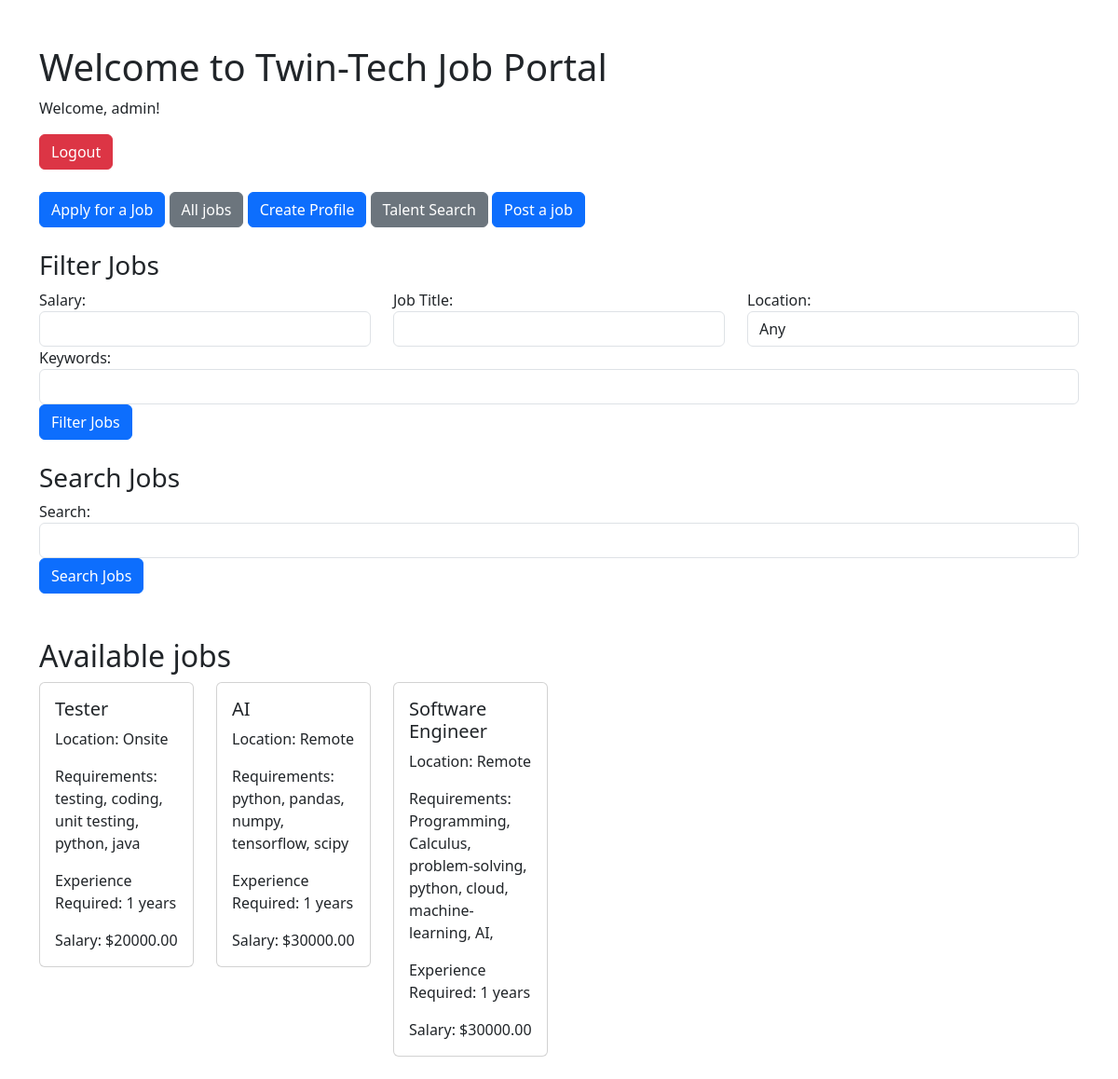
The app's page /app/ (signed in) with its own data.
### twinTech/models.py (models this page shows)
class Job(models.Model):
    JOB_LOCATIONS = [
        ('Hybrid', 'Hybrid'),
        ('Remote', 'Remote'),
        ('Onsite', 'Onsite'),
    ]
    title = models.CharField(max_length=100)
    requirements = models.CharField(max_length=255)
    experience_required = models.IntegerField()
    location = models.CharField(max_length=10, choices=JOB_LOCATIONS)
    image = models.FileField(upload_to='job_poster/', null=True, blank=True)
    salary = models.DecimalField(max_digits=10, decimal_places=2)

### twinTech/views.py (the view)
# urls.py: 2. Add a URL to urlpatterns:  path('', views.home, name='home')
def home(request):
    jobs = Job.objects.all()
    return render(request, 'twinTech/home.html',  {'jobs': jobs})

### twinTech/templates/twinTech/home.html (shortened to what this page needs)
<!DOCTYPE html>
<html lang="en">
<head>
    <link href="https://cdn.jsdelivr.net/npm/bootstrap@5.3.2/dist/css/bootstrap.min.css" rel="stylesheet">
</head>
<body>
    <div class="container mt-5">
        <h1>Welcome to Twin-Tech Job Portal</h1>
        {% if user.is_authenticated %}
        <p>Welcome, {{ user.username }}!</p>
        <a href="{% url 'logout' %}" class="btn btn-danger">Logout</a>
    {% else %}
        <a href="{% url 'login' %}" class="btn btn-primary">Login</a>
    {% endif %}
        <div class="mt-4">
            <a href="" class="btn btn-primary">Apply for a Job</a>
            <a href="{% url 'job_listings' %}" class="btn btn-secondary">All jobs</a>
            <a href="{% url 'candidate_profile' %}" class="btn btn-primary">Create Profile</a>
            <a href="{% url 'company_search' %}" class="btn btn-secondary">Talent Search</a>
            <a href="{% url 'submit_job' %}" class="btn btn-primary">Post a job</a>
        </div>
        <div class="mt-4">
            <h3>Filter Jobs</h3>
            <form method="get" action="{% url 'job_listings' %}">
                <div class="form-row">
                    <div class= "row">
                    <div class="form-group col-md-4">
                        <label for="salary">Salary:</label>
                        <input type="number" class="form-control" id="salary" name="salary" value="{{ request.GET.salary }}">
                    </div>
                    <div class="form-group col-md-4">
                        <label for="title">Job Title:</label>
                        <input type="text" class="form-control" id="title" name="title" value="{{ request.GET.title }}">
                    </div>
                    <div class="form-group col-md-4">
                        <label for="location">Location:</label>
                        <select class="form-control" id="location" name="location">
                            <option value="" {% if not request.GET.location %}selected{% endif %}>Any</option>
                        </select>
                    </div>
                </div>
                </div>
                <div class="form-group">
                    <label for="keywords">Keywords:</label>
                    <input type="text" class="form-control" id="keywords" name="keywords" value="{{ request.GET.keywords }}">
                </div>
                <button type="submit" class="btn btn-primary">Filter Jobs</button>
            </form>
        </div>
        <div class="mt-4">
            <h3>Search Jobs</h3>
            <form method="get" action="{% url 'search_jobs' %}">
                <div class="form-group">
                    <label for="search">Search:</label>
                    <input type="text" class="form-control" id="search" name="search" value="{{ request.GET.search }}">
                </div>
                <button type="submit" class="btn btn-primary">Search Jobs</button>
            </form>
        </div>
    </div>
    <div class="container mt-5">
        <h2>Available jobs</h2>
        <div class="row">
            {% for job in jobs %}
                <div class="mb-4 col-12 col-sm-6 col-md-4 col-lg-3 col-xl-2">
                    <div class="card">
                        <div class="card-body">
                            <h5 class="card-title">{{ job.title }}</h5>
                            <p class="card-text">Location: {{ job.get_location_display }}</p>
                            <p class="card-text">Requirements: {{ job.requirements }}</p>
                            <p class="card-text">Experience Required: {{ job.experience_required }} years</p>
                            <p class="card-text">Salary: ${{ job.salary }}</p>
                        </div>
                    </div>
                </div>
            {% endfor %}
        </div>
    </div>
</body>
</html>

### records on screen
Job: title "Tester", location "Onsite", requirements "testing, coding, unit testing, python, java", experience_required "1", salary "20000.00"
Job: title "AI", location "Remote", requirements "python, pandas, numpy, tensorflow, scipy", experience_required "1", salary "30000.00"
Job: title "Software Engineer", location "Remote", requirements "Programming, Calculus, problem-solving, python, cloud, machine-learning, AI,", experience_required "1", salary "30000.00"

### other values on screen
{{ user.username }} "admin"
